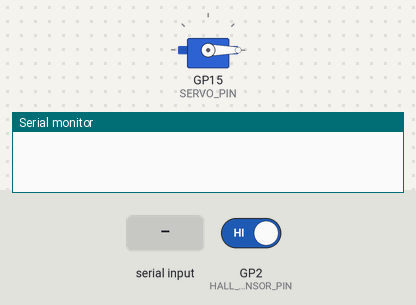
A program run on a simulated Raspberry Pi Pico. Parts: servo, the last lines printed to the serial monitor. The test bench sets the inputs (shaded band); at power-on: GP2 (HALL_SENSOR_PIN) HIGH.

Above: at 1.2 s.
1.3 s: "90,45\n" received over Serial
At 2.1 s:
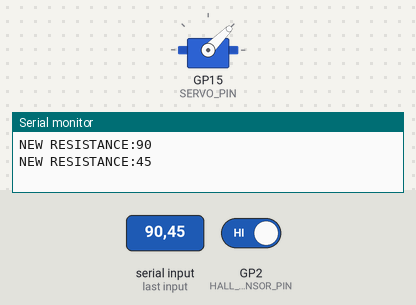
3.8 s: "30,150\n" received over Serial
At 4.5 s:
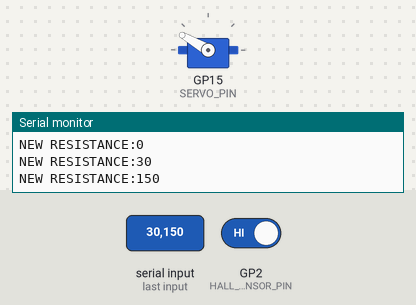
Timing chart, 0 to 6.8 s (numbered marks = the images above; inputs shaded):
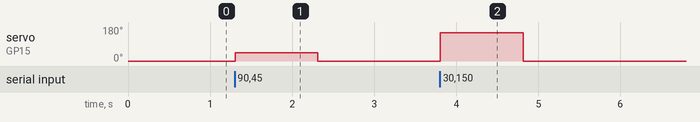

The program:

main.cpp
```cpp
#include <Arduino.h>
#include <Servo.h>

// define pins
const int HALL_SENSOR_PIN = 2;
const int SERVO_PIN = 15;
const int BAUD_RATE = 115200;

// tracking data
volatile int totalCycles = 0;
int lastReportedCycles = 0;

// temp control data (to be set by middleware/ML)
int currentResistanceLevel = 0;

Servo resistanceServo;

void countRotation() {
  totalCycles++;
}

void setup() {
  Serial.begin(BAUD_RATE);

  pinMode(HALL_SENSOR_PIN, INPUT_PULLUP);
  attachInterrupt(digitalPinToInterrupt(HALL_SENSOR_PIN), countRotation, FALLING);

  resistanceServo.attach(SERVO_PIN);

  //start at lowest resistance
  resistanceServo.write(0);
 }

void loop() {

  // -- outbound data
  // send totalCycles to middleware/ML
  if (totalCycles > lastReportedCycles) {
    lastReportedCycles = totalCycles;

    // CYCLE COUNT: [lastReportedCycles]
    Serial.print("CYCLE COUNT:");
    Serial.println(lastReportedCycles);
  }

  // -- inbound data
  // -- resistance updates set by ml
  if (Serial.available() > 0) {
    int targetResistance = Serial.parseInt();

    if (targetResistance >= 0 && targetResistance <= 180) {
      currentResistanceLevel = targetResistance;
      resistanceServo.write(currentResistanceLevel);

      // NEW RESISTANCE: [currentResistanceLevel]
      Serial.print("NEW RESISTANCE:");
      Serial.println(currentResistanceLevel);
    }
  }

  delay(5);
}
```

Measured:
- after the input at 1.3 s, servo on GP15 (SERVO_PIN): 0° → 45° at once, → 0° 1.0 s later
- after the input at 3.8 s, servo on GP15 (SERVO_PIN): 0° → 150° at once, → 0° 1.0 s later
